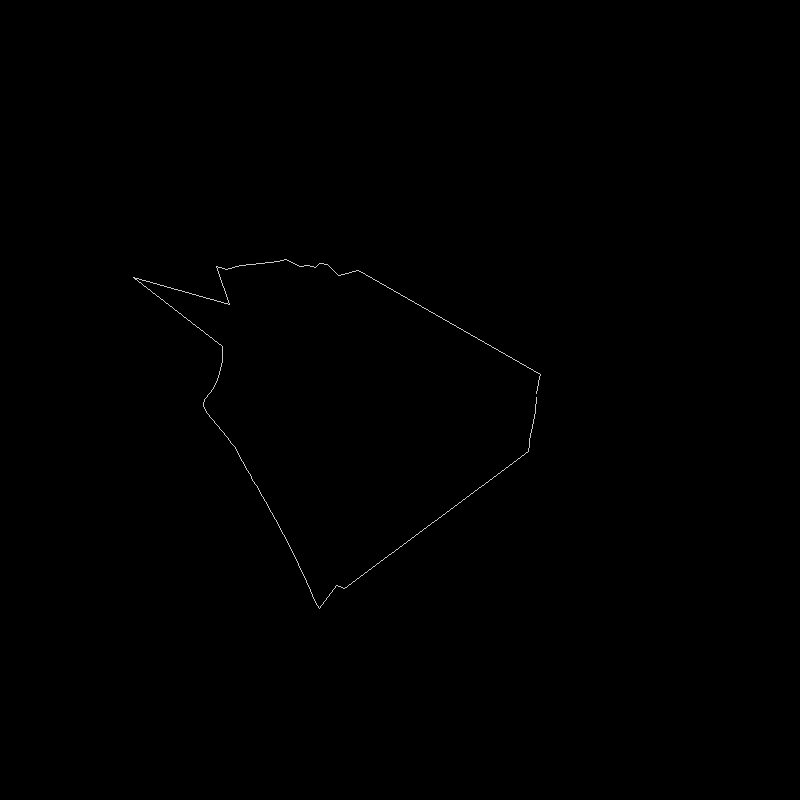
#> input picture Feature_detecter/modules/img773.jpg, 800 x 800 px
$ python -i feature.py   (imports and definitions only)
#> lines starting #> are read from the running program, lines starting #| are printed output that depends on the picture; after the words box and inside, x2 and y2 are one past the last pixel; in counts of white or black regions, pixels touching at a corner belong together
#> further down, picture is the input picture: shape (800, 800); min 0, max 208, mean 0.4
import cv2
import numpy as np


class CornerFeature:

	def __init__(self, image, scale=1, thresh=0.03, position=(5000, 5000)):
		self.image = image
		self.scale = scale
		self.thresh = thresh
		self.position = position

	def get_corners(self):
		image = cv2.resize(self.image,
		                   (self.image.shape[0] // self.scale, self.image.shape[0] // self.scale),
		                   interpolation=cv2.INTER_AREA)
		dst = cv2.cornerHarris(image, 2, 5, 0.05)
		dst = cv2.dilate(dst, None)
		image[dst > self.thresh * dst.max()] = [255]
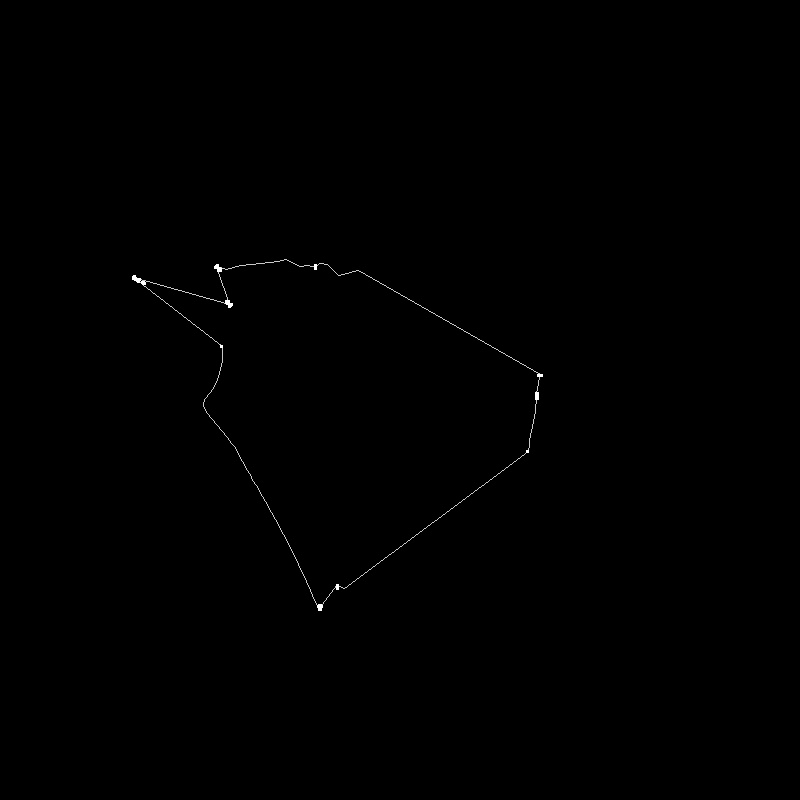
#> image: shape (800, 800); 0.04% of pixels changed, all inside (x1, y1, x2, y2) = (132, 264, 543, 611)
		pts = np.where(dst > self.thresh * dst.max())
#> pts = 284 positions, rows 264 to 610, columns 132 to 542
		image = cv2.resize(image,
		                   (image.shape[0] * self.scale, image.shape[0] * self.scale),
		                   interpolation=cv2.INTER_CUBIC)
		return image, pts


class Feature:

	# [56 lines left out: functions __init__, get_feat, draw_feat, match_feat, main, not called in this run]


class Stitch:

	# [21 lines left out: functions __init__, stitch, not called in this run]


class Matches:
	# [21 lines left out: functions __init__, match_drawer, not called in this run]

	@staticmethod
	def move_points(points, move):
		return points + move

	# [6 lines left out: function transform_p2, not called in this run]

>>> import cv2
>>> picture = cv2.imread('img773.jpg', cv2.IMREAD_GRAYSCALE)
>>> result = CornerFeature(picture).get_corners()
